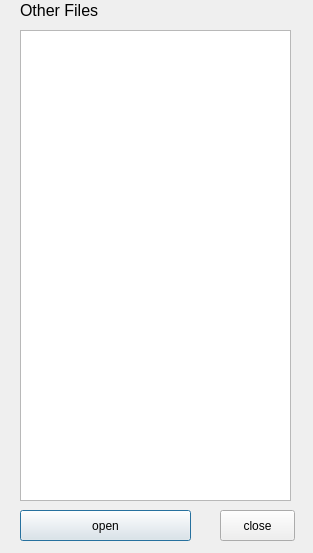
<?xml version="1.0" encoding="UTF-8"?>
<ui version="4.0">
 <class>ViewOtherFiles</class>
 <widget class="QDialog" name="ViewOtherFiles">
  <property name="geometry">
   <rect>
    <x>0</x>
    <y>0</y>
    <width>313</width>
    <height>553</height>
   </rect>
  </property>
  <property name="windowTitle">
   <string>Select Other File To view</string>
  </property>
  <widget class="QListWidget" name="lWFileList">
   <property name="geometry">
    <rect>
     <x>20</x>
     <y>30</y>
     <width>271</width>
     <height>471</height>
    </rect>
   </property>
   <property name="font">
    <font>
     <pointsize>12</pointsize>
    </font>
   </property>
  </widget>
  <widget class="QPushButton" name="pBOpen">
   <property name="geometry">
    <rect>
     <x>20</x>
     <y>510</y>
     <width>171</width>
     <height>31</height>
    </rect>
   </property>
   <property name="text">
    <string>open</string>
   </property>
  </widget>
  <widget class="QPushButton" name="pBClose">
   <property name="geometry">
    <rect>
     <x>220</x>
     <y>510</y>
     <width>75</width>
     <height>31</height>
    </rect>
   </property>
   <property name="text">
    <string>close</string>
   </property>
  </widget>
  <widget class="QLabel" name="label">
   <property name="geometry">
    <rect>
     <x>20</x>
     <y>0</y>
     <width>201</width>
     <height>21</height>
    </rect>
   </property>
   <property name="font">
    <font>
     <pointsize>12</pointsize>
    </font>
   </property>
   <property name="text">
    <string>Other Files</string>
   </property>
  </widget>
 </widget>
 <resources/>
 <connections>
  <connection>
   <sender>pBClose</sender>
   <signal>clicked()</signal>
   <receiver>ViewOtherFiles</receiver>
   <slot>close()</slot>
   <hints>
    <hint type="sourcelabel">
     <x>238</x>
     <y>527</y>
    </hint>
    <hint type="destinationlabel">
     <x>428</x>
     <y>521</y>
    </hint>
   </hints>
  </connection>
 </connections>
</ui>
